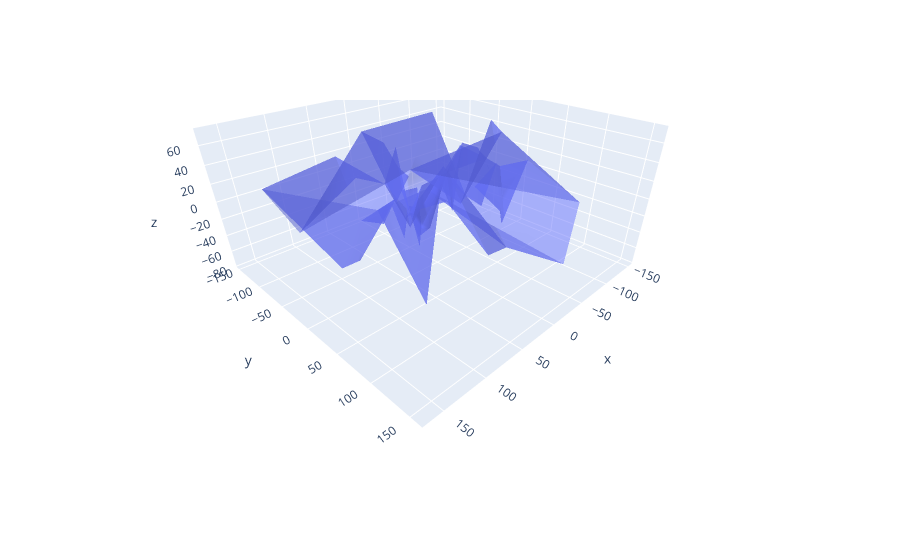

This figure's notebook cell:
### Code cell
fig = go.Figure(data=go.Mesh3d(
    x = x,
    y = y,
    z = z,
    opacity = 0.5
))

fig.update_layout(height=700)

fig.show()
